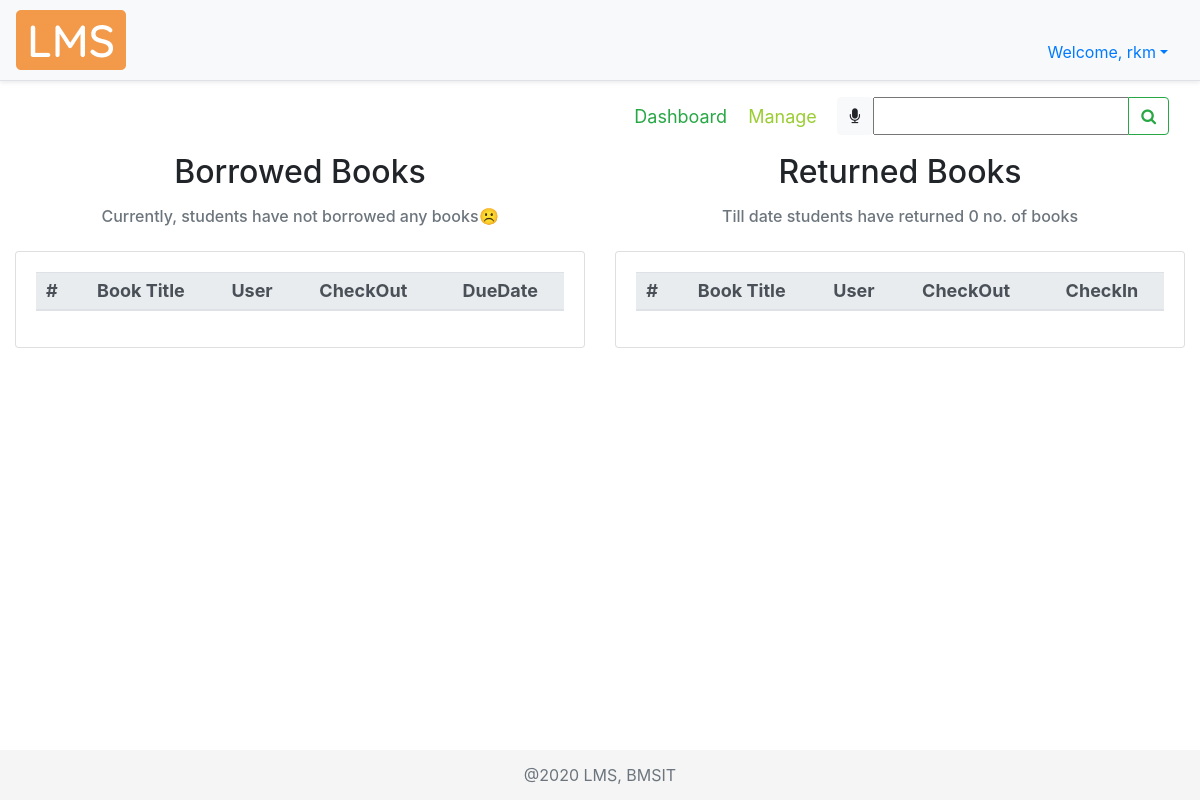
Before: /dashboard/ (signed in) with the older database file.
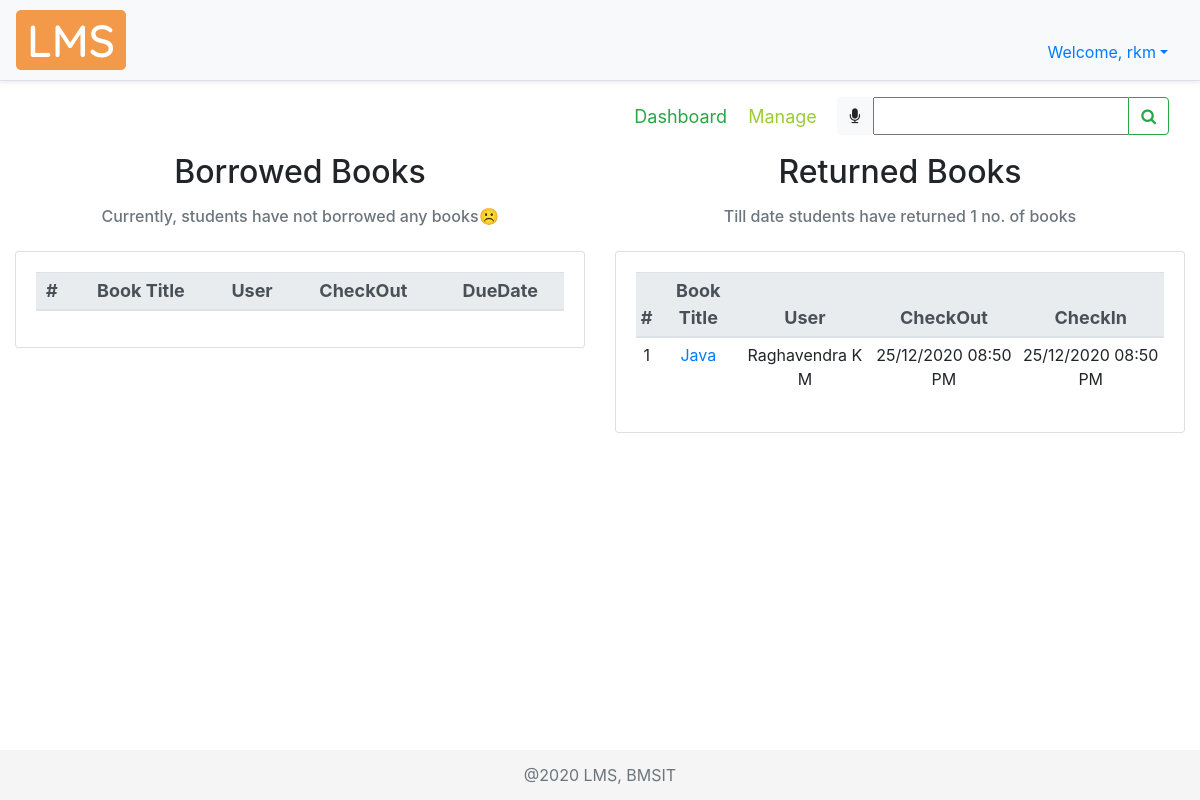
After: the same page with the newer database file.
### libraryApp/models.py (models this page shows, shortened)
class BOOK(models.Model):
    GENRE = (
        ("CS", "Computer Science"),
        ("MATH", "Mathematics"),
        ("ELE", "Electronics"),
        ("TC", "Telecommunication"),
        ("CHE", "Chemistry"),
        ("PHY", "Physics"),
        ("MEC", "Mechanics"),
        ("EVS", "Environmental Science"),
        ("BIO", "Bioengineering"),
        ("BUS", "Business Skills"),
    )
    bookTitle = models.CharField(max_length=50, help_text="Book Title")
    genre = models.CharField(max_length=30, null=True, choices=GENRE, help_text="Category")
    pubYear = models.CharField(max_length=4, null=True, help_text="Year of publication")
    isbn = models.CharField(max_length=13, null=True, unique=True, help_text="International Standard Book Number")
    librarianID = models.ForeignKey(
        settings.AUTH_USER_MODEL, null=True, on_delete=models.SET_NULL, help_text="Librarian ID")
    pubID = models.ForeignKey(PUBLISHER, null=True, on_delete=models.CASCADE, help_text="Publisher ID")
    authorID = models.ManyToManyField(AUTHOR, help_text="Authors")
    def __str__(self):
        return self.bookTitle

class BORROWEDBOOK(models.Model):
    checkOut = models.DateTimeField(auto_now_add=True, null=True, help_text="Check out date")
    dueDate = models.DateTimeField(null=True, blank=True, help_text="Due date")
    checkIn = models.DateTimeField(auto_now_add=False, null=True, blank=True, help_text="Check in date")
    userID = models.ForeignKey(settings.AUTH_USER_MODEL, null=True, on_delete=models.SET_NULL, help_text="User ID")
    bookID = models.ForeignKey(BOOK, null=True, on_delete=models.CASCADE, help_text="Book ID")

### libraryApp/views.py (the view, shortened to what this page needs)
# urls.py: path('dashboard/', views.dashboard, name="dashboard"),
@login_required(login_url='signin')
def dashboard(request):
    dashboard = 'libraryApp/dashboard.html'
    myFilter = BookFilter(request.GET, queryset=BOOK.objects.all())
    if request.method == "POST":
        print(request.POST)
        return redirect(searchBook, book=request.POST['bookTitle'])
    dbActive = True
    bCount = 0
    rCount = 0
    books = BOOK.objects.all()
    bbList = []
    rbList = []
    user = request.user
    if user.is_staff:
        for i in books:
            bb = i.borrowedbook_set.all()
            if bb.exists():
                for j in bb:
                    userName = j.userID.fName + " " + j.userID.mName + " " + j.userID.lName
                    if j.checkIn is None:
                        bCount += 1
                        bbList.append(tempDashboard(
                            None, j.bookID, j.bookID.id, userName, None, None, j.checkOut, None, j.dueDate))
                    else:
                        rCount += 1
                        rbList.append(tempDashboard(
                            None, j.bookID, j.bookID.id, userName, None, None, j.checkOut, j.checkIn, None))
    context = {
        "borrowedBooks": bbList,
        "bCount": bCount,
        "returnedBooks": rbList,
        "rCount": rCount,
        "myFilter": myFilter,
        "dbActive": dbActive
    }
    return render(request, dashboard, context)

### libraryApp/templates/libraryApp/dashboard.html (shortened to what this page needs)
{% extends 'libraryApp/main.html' %}
{% load static %}
{% block content %}
<nav class="navbar">
  <div class="navbar-nav mySubMenu ml-auto">
    <nav>
      <a class="text-success" href="{% url 'dashboard' %}">Dashboard</a>
      {% if request.user.is_staff %}
        <a href="{% url 'manage' %}" title="Click here to manage books">Manage</a>
      {% endif %}
    </nav>
  </div>
  <form class="form-inline" method="POST">
    <div class="input-group">
      <div id="speech" class="btn btn-light" title="Click the mic to speak">
        <i class="fa fa-microphone" aria-hidden="true"></i>
      </div>
      {{myFilter.form}}
      <div class="input-group-append">
        <button id="searchButton" class="btn btn-outline-success" type="submit">
          <i class="fa fa-search"></i>
        </button>
      </div>
    </div>
  </form>
</nav>
<div class="row">
  <div class="col-md-6 cardMargin">
    <h2 class="text-center">Borrowed Books</h2>
    <div class="col-md-12 mt-3">
      <h6 class="form-text text-center text-muted">
      {% if request.user.is_staff %}
        {% if bCount > 0 %}
          Till date students have borrowed {{bCount}} no. of books
        {% else %}
          Currently, students have not borrowed any books☹
        {% endif %}
      {% else %}
      {% if bCount > 0 %}
          Till date you have borrowed {{bCount}} no. of books
        {% else %}
          <p>Click <a href="{% url 'borrowbook' %}">here</a> to borrow books from the library</p>
        {% endif %}
      {% endif %}
      </h6>
    </div>
    <div class="card card-body mt-4">
      <table id="dataTable1" class="table table-sm table-hover text-center">
        <thead class="thead-light threadText">
          <tr>
            <th scope="col">#</th>
            <th scope="col">Book Title</th>
            {% if request.user.is_staff %}
              <th scope="col">User</th>
            {% endif %}
            <th scope="col">CheckOut</th>
            <th scope="col">DueDate</th>
          </tr>
        </thead>
      </table>
    </div>
  </div>
  <br>
  <div class="col-md-6 cardMargin">
    <h2 class="text-center">Returned Books</h2>
    <div class="col-md-12 mt-3">
      <h6 class="form-text text-center text-muted">
        Till date {% if request.user.is_staff %}
            students
          {% else %}
             you
          {% endif %} have returned {{rCount}} no. of books
      </h6>
    </div>
    <div class="card card-body mt-4">
      <table id="dataTable2" class="table table-sm table-hover text-center">
        <thead class="thead-light threadText text-center">
          <tr>
            <th scope="col">#</th>
            <th scope="col">Book Title</th>
            {% if request.user.is_staff %}
              <th scope="col">User</th>
            {% endif %}
            <th scope="col">CheckOut</th>
            <th scope="col">CheckIn</th>
          </tr>
        </thead>
        {% for i in returnedBooks %}
        <tr>
          <td>{{forloop.counter}}</td>
          <td><a href="{% url 'viewbook' i.bookID %}">{{i.bookTitle}}</a></td>
          {% if request.user.is_staff %}
            <td>{{i.userName}}</td>
          {% endif %}
          <td>{{i.checkOut|date:"d/m/Y h:i A"}}</td>
          <td>{{i.checkIn|date:"d/m/Y h:i A"}}</td>
        </tr>
        {% endfor %}
      </table>
    </div>
  </div>
</div>
{% endblock %}

Changed rows visible on the page:
now on this page (row unchanged): BOOK: bookTitle "Java"
added BORROWEDBOOK: checkOut "25/12/2020 08:50 PM", checkIn "25/12/2020 08:50 PM"
Other visible differences:
{{ rCount }}: "0" → "1"
new list line: "1 Raghavendra K M"
